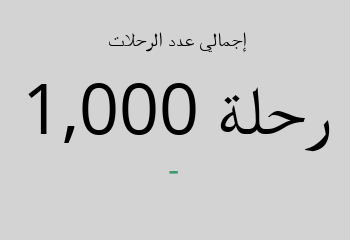

Source (notebook cell):
### Code cell
# حساب إجمالي عدد الرحلات
total_trips = All.shape[0]  

previous_total = All['trip_id'].count()  

# إنشاء المؤشر
fig = go.Figure(go.Indicator(
    mode = "number+delta",
    value = total_trips,
    title = {"text": " إجمالي عدد الرحلات"},
    delta = {
        'reference': previous_total,
        'relative': True,
        'position': "bottom"
    },
    number = {'valueformat': ',.0f', 'suffix': ' رحلة'},
    domain = {'x': [0, 1], 'y': [0, 1]}
))

fig.update_layout(
    autosize=False,
    width=350,
    height=200,
    margin=dict(l=20, r=20, t=40, b=20),

    paper_bgcolor="lightgray",
    font=dict(size=14, color="black"),
    title_font=dict(size=16),
    template="plotly_white"
)

fig.show()

### Figure 1 — Plotly figure (JSON) as saved in the notebook; plotly's stock layout.template omitted (floating-point values rounded to 4 significant figures)
{"data": [{"delta": {"position": "bottom", "reference": 1000, "relative": true}, "domain": {"x": [0, 1], "y": [0, 1]}, "mode": "number+delta", "number": {"suffix": " رحلة", "valueformat": ",.0f"}, "title": {"text": " إجمالي عدد الرحلات"}, "type": "indicator", "value": 1000}], "layout": {"autosize": false, "font": {"color": "black", "size": 14}, "height": 200, "margin": {"b": 20, "l": 20, "r": 20, "t": 40}, "paper_bgcolor": "lightgray", "title": {"font": {"size": 16}}, "width": 350}}
